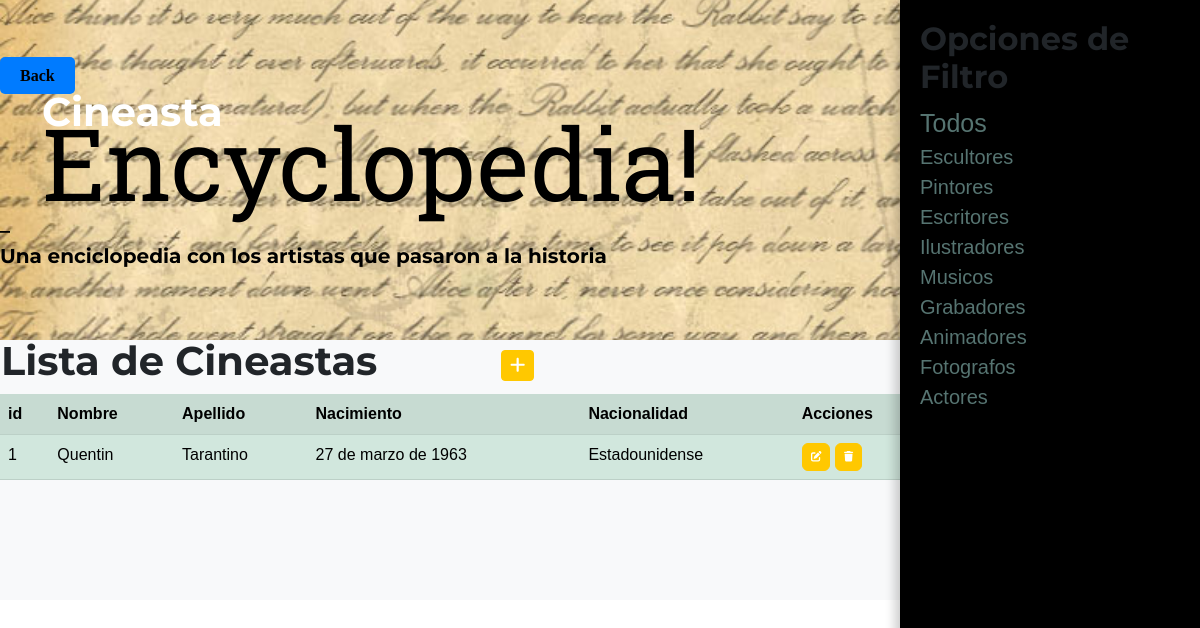
Page /encyclopedia/cineasta/ on the committed database.
### Salute_dEncyclopedia/models.py (models this page shows, shortened)
class Cineasta(models.Model):
    nombre = models.CharField(max_length=50)
    apellido = models.CharField(max_length=50)
    nacimiento = models.DateField(default="Desconocido")
    profesion = models.CharField(max_length=50, default='Sin profesión especificada')
    nacionalidad = models.CharField(max_length=50, default='Sin nacionalidad especificada')

### Salute_dEncyclopedia/views.py (the view)
# urls.py: path('cineasta/', CineastaList.as_view(), name="Cineasta"),
def cineasta(request):
    contexto = {"Cineastas": Cineasta.objects.all()}
    return render(request, "Salute_dEncyclopedia/acineasta.html", contexto)

### Salute_dEncyclopedia/templates/Salute_dEncyclopedia/acineasta.html (shortened to what this page needs)
{% extends "Salute_dEncyclopedia/base.html" %}
{% load static %}
{% block titulo %}
<h1>Cineasta</h1>
{% endblock titulo %}
{% block contenido %}
<!DOCTYPE html>
<html>
<head>
</head>
<body>
    <div id="filters-panel">
        <div id="filters-content">
            <h2>Opciones de Filtro</h2>
            <a class="link" href="{% url 'Salute_dEncyclopedia:Encyclopedia' %}" style="color: rgb(86, 116, 113); display: block;
            text-decoration: none; font-size: 25px;">Todos</a>
            <a class="link" href="{% url 'Salute_dEncyclopedia:Escultor' %}" style="color: rgb(86, 116, 113); display: block;
             text-decoration: none; font-size: 20px;">Escultores</a>
            <a class="link" href="{% url 'Salute_dEncyclopedia:Pintor' %}" style="color: rgb(86, 116, 113); display: block;
             text-decoration: none; font-size: 20px;">Pintores</a>
            <a class="link" href="{% url 'Salute_dEncyclopedia:Escritor' %}" style="color: rgb(86, 116, 113); display: block;
             text-decoration: none; font-size: 20px;">Escritores</a>
            <a class="link" href="{% url 'Salute_dEncyclopedia:Ilustrador' %}" style="color: rgb(86, 116, 113); display: block;
             text-decoration: none; font-size: 20px;">Ilustradores</a>
            <a class="link" href="{% url 'Salute_dEncyclopedia:Musico' %}" style="color: rgb(86, 116, 113); display: block;
             text-decoration: none; font-size: 20px;">Musicos</a>
            <a class="link" href="{% url 'Salute_dEncyclopedia:Grabador' %}" style="color: rgb(86, 116, 113); display: block;
             text-decoration: none; font-size: 20px;">Grabadores</a>
            <a class="link" href="{% url 'Salute_dEncyclopedia:Animador' %}" style="color: rgb(86, 116, 113); display: block;
             text-decoration: none; font-size: 20px;">Animadores</a>
            <a class="link" href="{% url 'Salute_dEncyclopedia:Fotografo' %}" style="color: rgb(86, 116, 113); display: block;
             text-decoration: none; font-size: 20px;">Fotografos</a>
            <a class="link" href="{% url 'Salute_dEncyclopedia:Actor' %}" style="color: rgb(86, 116, 113); display: block;
             text-decoration: none; font-size: 20px;">Actores</a>
        </div>
    </div>
</body>
</html>
<table>
    <tr>
        <td width="500"><h1>Lista de Cineastas</h1></td>
        <td>
            <a
            href="{% url 'Salute_dEncyclopedia:create_actor'%}"
            class="btn btn-primary btn-sm"
            ><i class="fa fa-plus fa-lg" title="New Record"> </i>
            </a>
        </td>
    </tr>
</table>
<table class="table table-success table-striped">
    <tr>
        <th>id</th>
        <th>Nombre</th>
        <th>Apellido</th>
        <th>Nacimiento</th>
        <th>Nacionalidad</th>
        <th>Acciones</th>
    </tr>
{% for c in Cineastas %}
    <tr>
        <td>{{ c.id }}</td>
        <td>{{ c.nombre }}</td>
        <td>{{ c.apellido }}</td>
        <td>{{ c.nacimiento }}</td>
        <td>{{ c.nacionalidad }}</td>
        <td>
            <a
            href="{% url 'Salute_dEncyclopedia:update_cineasta' c.id %}"
            class="btn btn-primary"
            style="--bs-btn-padding-y: .25rem; --bs-btn-padding-x: .5rem; --bs-btn-font-size: .75rem;"
            ><i class="fa fa-edit fa-sm" title="Edit Record"></i>
            </a>
            <a
                href="{% url 'Salute_dEncyclopedia:delete_cineasta' c.id %}"
                class="btn btn-primary"
                style="--bs-btn-padding-y: .25rem; --bs-btn-padding-x: .5rem; --bs-btn-font-size: .75rem;"
                ><i class="fa fa-trash fa-sm" title="Delete"></i>
                </a>
        </td>
    </tr>
{% endfor %}
</table>
{% endblock contenido %}

### Salute_dEncyclopedia/templates/Salute_dEncyclopedia/acineasta.html (style rules this page uses)
body { margin: 0; padding: 0; font-family: Arial, sans-serif; }
#filters-panel { position: fixed; top: 0; right: 0; width: 300px; height: 100vh; background-color: #000000; box-shadow: -5px 0px 10px rgba(0, 0, 0, 0.2); }
#filters-content { padding: 20px; }

### rows in the picture
Cineasta: id "1", nombre "Quentin", apellido "Tarantino", nacimiento "27 de marzo de 1963", nacionalidad "Estadounidense"
